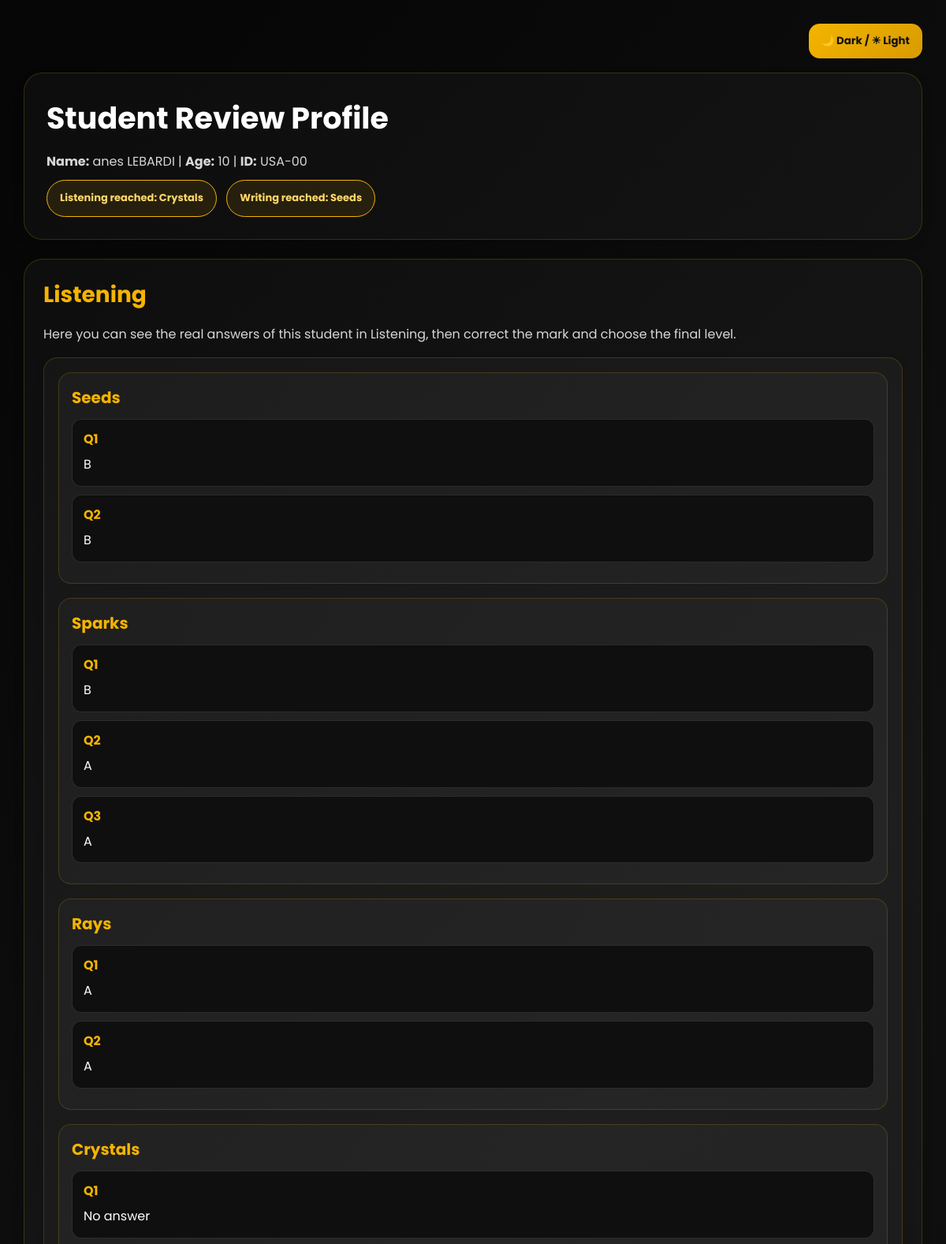
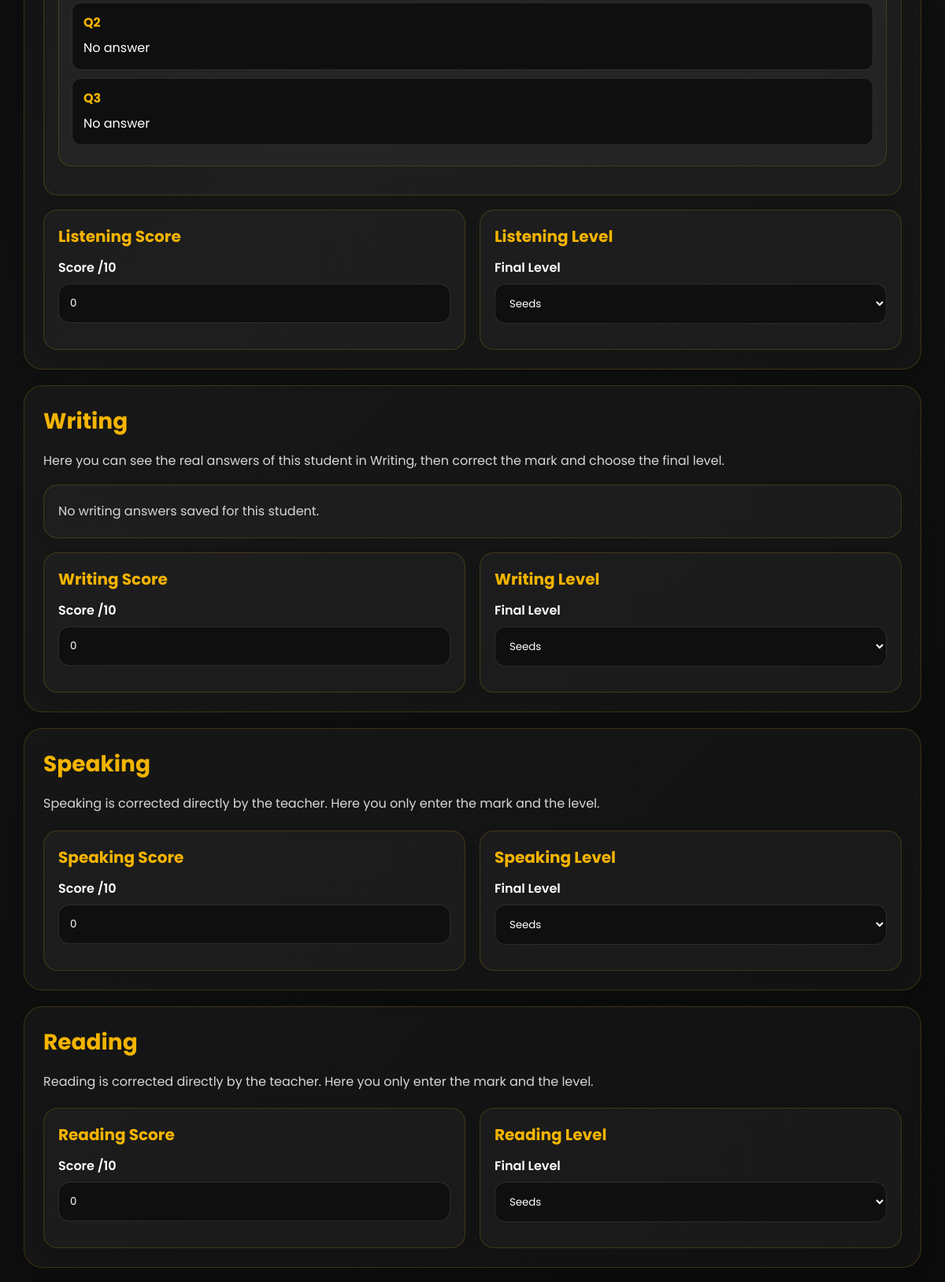
Page /teacher-review/USA-00/ (signed in, upper part) on the committed database (2 pictures, top to bottom).
### test_app/models.py (models this page shows, shortened)
class StudentResult(models.Model):
    full_name = models.CharField(max_length=255)
    age = models.PositiveIntegerField()
    student_id = models.CharField(max_length=100, unique=True)
    listening_answers = models.JSONField(default=dict, blank=True)
    writing_answers = models.JSONField(default=dict, blank=True)
    listening_reached_level = models.CharField(max_length=50, default="Not started")
    writing_reached_level = models.CharField(max_length=50, default="Not started")
    listening_done = models.BooleanField(default=False)
    writing_done = models.BooleanField(default=False)
    speaking_score = models.PositiveIntegerField(default=0)
    listening_score = models.PositiveIntegerField(default=0)
    reading_score = models.PositiveIntegerField(default=0)
    writing_score = models.PositiveIntegerField(default=0)
    speaking_level = models.CharField(max_length=50, default="Seeds")
    listening_level = models.CharField(max_length=50, default="Seeds")
    reading_level = models.CharField(max_length=50, default="Seeds")
    writing_level = models.CharField(max_length=50, default="Seeds")
    @property
    def total_score(self):
        return (
            self.speaking_score
            + self.listening_score
            + self.reading_score
            + self.writing_score
        )
    @property
    def overall_level(self):
        total = self.total_score
        if total <= 10:
            return "Seeds"
        elif total <= 20:
            return "Sparks"
        elif total <= 30:
            return "Rays"
        return "Crystals"

### test_app/views.py (the view, shortened to what this page needs)
# urls.py: path("teacher-review/<str:student_id>/", views.teacher_review, name="teacher_review"),
@login_required(login_url="teacher_login")
def teacher_review(request, student_id):
    student = get_object_or_404(StudentResult, student_id=student_id)
    listening_answers = student.listening_answers or {}
    writing_answers = student.writing_answers or {}
    listening_sections = []
    for level_name, answers in listening_answers.items():
        questions_list = []
        for q_key, q_value in answers.items():
            questions_list.append(
                {
                    "question_key": q_key,
                    "answer": q_value if q_value else "No answer",
                }
            )
        listening_sections.append(
            {
                "level": level_name,
                "questions": questions_list,
            }
        )
    writing_sections = []
    return render(
        request,
        "test_app/teacher_review.html",
        {
            "student": student,
            "listening_sections": listening_sections,
            "writing_sections": writing_sections,
        },
    )

### test_app/templates/test_app/teacher_review.html (shortened to what this page needs)
{% load static %}
<!DOCTYPE html>
<html lang="en">
<head>
    {% load static %}
</head>
<body>
    <div class="page">
        <div class="top-actions">
            <button id="themeToggle" class="theme-toggle-btn" type="button">🌙 Dark / ☀ Light</button>
        </div>
        <div class="top-card">
            <h1>Student Review Profile</h1>
            <div class="student-line">
                <strong>Name:</strong> {{ student.full_name }} |
                <strong>Age:</strong> {{ student.age }} |
                <strong>ID:</strong> {{ student.student_id }}
                <br>
                <span class="badge">Listening reached: {{ student.listening_reached_level }}</span>
                <span class="badge">Writing reached: {{ student.writing_reached_level }}</span>
            </div>
        </div>
        <form method="post">
            <div class="section">
                <h2>Listening</h2>
                <p>Here you can see the real answers of this student in Listening, then correct the mark and choose the final level.</p>
                <div class="answers-box">
                    {% if listening_sections %}
                        {% for section in listening_sections %}
                            <div class="level-block">
                                <div class="level-title">{{ section.level }}</div>
                                {% for item in section.questions %}
                                    <div class="answer-item">
                                        <strong>{{ item.question_key|upper }}</strong>
                                        <div class="answer-text">{{ item.answer }}</div>
                                    </div>
                                {% endfor %}
                            </div>
                        {% endfor %}
                    {% else %}
                        <div class="empty-note">No listening answers saved for this student.</div>
                    {% endif %}
                </div>
                <div class="form-grid">
                    <div class="field-card">
                        <h3>Listening Score</h3>
                        <div class="form-group">
                            <label>Score /10</label>
                            <input type="number" min="0" max="10" name="listening_score" value="{{ student.listening_score }}">
                        </div>
                    </div>
                    <div class="field-card">
                        <h3>Listening Level</h3>
                        <div class="form-group">
                            <label>Final Level</label>
                            <select name="listening_level">
                                <option value="Seeds" {% if student.listening_level == 'Seeds' %}selected{% endif %}>Seeds</option>
                            </select>
                        </div>
                    </div>
                </div>
            </div>
            <div class="section">
                <h2>Writing</h2>
                <p>Here you can see the real answers of this student in Writing, then correct the mark and choose the final level.</p>
                <div class="answers-box">
                    {% if writing_sections %}
                        {% for section in writing_sections %}
                            <div class="level-block">
                                <div class="level-title">{{ section.level }}</div>
                                {% for item in section.questions %}
                                    <div class="answer-item">
                                        <strong>{{ item.question_key|upper }}</strong>
                                        <div class="answer-text">{{ item.answer }}</div>
                                    </div>
                                {% endfor %}
                            </div>
                        {% endfor %}
                    {% else %}
                        <div class="empty-note">No writing answers saved for this student.</div>
                    {% endif %}
                </div>
                <div class="form-grid">
                    <div class="field-card">
                        <h3>Writing Score</h3>
                        <div class="form-group">
                            <label>Score /10</label>
                            <input type="number" min="0" max="10" name="writing_score" value="{{ student.writing_score }}">
                        </div>
                    </div>
                    <div class="field-card">
                        <h3>Writing Level</h3>
                        <div class="form-group">
                            <label>Final Level</label>
                            <select name="writing_level">
                                <option value="Seeds" {% if student.writing_level == 'Seeds' %}selected{% endif %}>Seeds</option>
                            </select>
                        </div>
                    </div>
                </div>
            </div>
            <div class="section">
                <h2>Speaking</h2>
                <p>Speaking is corrected directly by the teacher. Here you only enter the mark and the level.</p>
                <div class="form-grid">
                    <div class="field-card">
                        <h3>Speaking Score</h3>
                        <div class="form-group">
                            <label>Score /10</label>
                            <input type="number" min="0" max="10" name="speaking_score" value="{{ student.speaking_score }}">
                        </div>
                    </div>
                    <div class="field-card">
                        <h3>Speaking Level</h3>
                        <div class="form-group">
                            <label>Final Level</label>
                            <select name="speaking_level">
                                <option value="Seeds" {% if student.speaking_level == 'Seeds' %}selected{% endif %}>Seeds</option>
                            </select>
                        </div>
                    </div>
                </div>
            </div>
            <div class="section">
                <h2>Reading</h2>
                <p>Reading is corrected directly by the teacher. Here you only enter the mark and the level.</p>
                <div class="form-grid">
                    <div class="field-card">
                        <h3>Reading Score</h3>
                        <div class="form-group">
                            <label>Score /10</label>
                            <input type="number" min="0" max="10" name="reading_score" value="{{ student.reading_score }}">
                        </div>
                    </div>
                    <div class="field-card">
                        <h3>Reading Level</h3>
                        <div class="form-group">
                            <label>Final Level</label>
                            <select name="reading_level">
                                <option value="Seeds" {% if student.reading_level == 'Seeds' %}selected{% endif %}>Seeds</option>
                            </select>
                        </div>
                    </div>
                </div>
            </div>
        </form>
    </div>
</body>
</html>

### test_app/templates/test_app/teacher_review.html (style rules this page uses)
:root { --bg-main: linear-gradient(135deg,#050505,#101010 45%,#0a0a0a); --text-main: #ffffff; --card-bg: rgba(255,255,255,0.03); --card-border: rgba(244,180,0,0.18); --muted-text: #d7d7d7; --accent: #f4b400; --accent-dark: #d89b00; --input-bg: #0f0f0f; --input-border: rgba(255,255,255,0.12); --soft-btn-bg: rgba(255,255,255,0.06); --soft-btn-border: rgba(255,255,255,0.08); --pill-bg: rgba(244,180,0,0.10); --pill-text: #ffd76b; }
* { margin:0; padding:0; box-sizing:border-box; font-family:'Poppins',sans-serif; }
body { min-height:100vh; background:var(--bg-main); color:var(--text-main); padding:30px; }
.page { max-width:1380px; margin:auto; }
.top-actions { display:flex; justify-content:flex-end; margin-bottom:18px; }
.theme-toggle-btn { border:none; padding:12px 16px; border-radius:14px; font-weight:700; cursor:pointer; background:linear-gradient(135deg,var(--accent),var(--accent-dark)); color:#111; }
.top-card, .section, .field-card, .answers-box, .summary-box { background:var(--card-bg); border:1px solid var(--card-border); box-shadow: 0 6px 18px rgba(0,0,0,0.06); }
.top-card { border-radius:24px; padding:28px; margin-bottom:24px; }
.top-card h1 { font-size:38px; margin-bottom:12px; color: var(--text-main); }
.student-line, .section p, .empty-note { color:var(--muted-text); line-height:1.9; font-size:16px; }
.badge { display:inline-block; padding:10px 16px; border-radius:999px; background:var(--pill-bg); border:1px solid var(--accent); color:var(--pill-text); font-weight:700; font-size:13px; margin-right:8px; margin-top:8px; }
.section { border-radius:24px; padding:24px; margin-bottom:20px; }
.section h2 { color:var(--accent); font-size:28px; margin-bottom:14px; }
.answers-box { border-radius:18px; padding:18px; margin-top:14px; }
.level-block { margin-bottom:18px; padding:16px; border-radius:16px; background:var(--card-bg); border:1px solid var(--card-border); }
.level-title { color:var(--accent); font-size:20px; font-weight:700; margin-bottom:12px; }
.answer-item { margin-bottom:10px; padding:12px 14px; border-radius:12px; background:var(--input-bg); border:1px solid var(--input-border); }
.answer-item strong { color:var(--accent); }
.answer-text { color:var(--text-main); margin-top:6px; line-height:1.8; white-space:pre-wrap; word-break:break-word; }
.form-grid { display:grid; grid-template-columns:1fr 1fr; gap:18px; margin-top:18px; }
.field-card { border-radius:18px; padding:18px; }
.field-card h3 { color:var(--accent); margin-bottom:12px; font-size:20px; }
.form-group { margin-bottom:14px; }
label { display:block; margin-bottom:8px; font-weight:600; color: var(--text-main); }
input, select { width:100%; padding:14px; border-radius:14px; border:1px solid var(--input-border); background:var(--input-bg); color:var(--text-main); outline:none; }
button, a.btn { display:inline-block; text-decoration:none; border:none; padding:14px 18px; border-radius:14px; font-weight:800; cursor:pointer; }
button { background:linear-gradient(135deg,var(--accent),var(--accent-dark)); color:#111; }

### rows in the picture
StudentResult: full_name "anes LEBARDI", age "10", student_id "USA-00", listening_reached_level "Crystals", writing_reached_level "Seeds", listening_score "0", listening_level "Seeds", writing_score "0", writing_level "Seeds", speaking_score "0", speaking_level "Seeds", reading_score "0", reading_level "Seeds"

### other values in the picture
{{ section.level }} "Seeds" "Sparks" "Rays" "Crystals"
{{ item.question_key|upper }} "Q1" "Q2" "Q1" "Q2" "Q3" "Q1" "Q2" "Q1" "Q2" "Q3"
{{ item.answer }} "B" "B" "B" "A" "A" "A" "A" "No answer" "No answer" "No answer"
